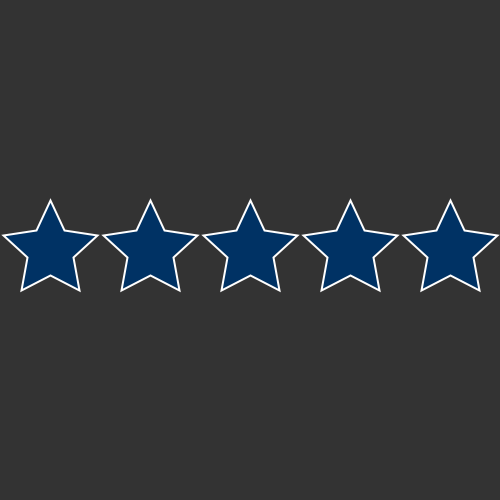
Frame 1 (no input)
Frame 60 (the mouse pressed at the canvas centre just before this capture): identical to frame 1, image omitted
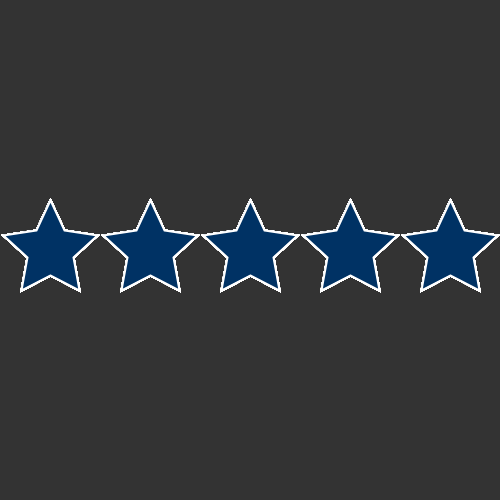
Frame 120 (the mouse held since frame 60 and released just before this capture)

The Processing sketch that drew these frames (run headless with seeded random() and noise(); from frame 60 on, the mouse is pressed at the canvas centre):

// Processing sketch: processing_116856
// ── processing_116856.pde

//float starSize = mouseX;
float[] starFill = {0, 50, 100};
float starScale = 1;
void setup() {
 size (500, 500); 
 background (51);
 
}


void draw() {
 
// star(50,50);
// star(200,200); 
scale(starScale);
 if (mousePressed) {
  star(mouseX, mouseY);
}
else {
  starScale = 1;
  background(51);
}
 
 for(int i = 0; i < width; i++ ) {
   
   star(i*100+50, 250);
  }
 

}

void star(float x, float y) {
fill(starFill[0], starFill[1], starFill[2]);
stroke(255);
strokeWeight(2);


beginShape();
vertex(x, y-50);
vertex(x+14, y-20);
vertex(x+47, y-15);
vertex(x+23, y+7);
vertex(x+29, y+40);
vertex(x, y+25);
vertex(x-29, y+40);
vertex(x-23, y+7);
vertex(x-47, y-15);
vertex(x-14, y-20);
endShape(CLOSE);
}

void mouseDragged(){
 starFill[0] = random(0, 255);
 starFill[1] = random(0, 255);
 starFill[2] = random(0, 255);
 starScale = starScale*1.001; 
}
